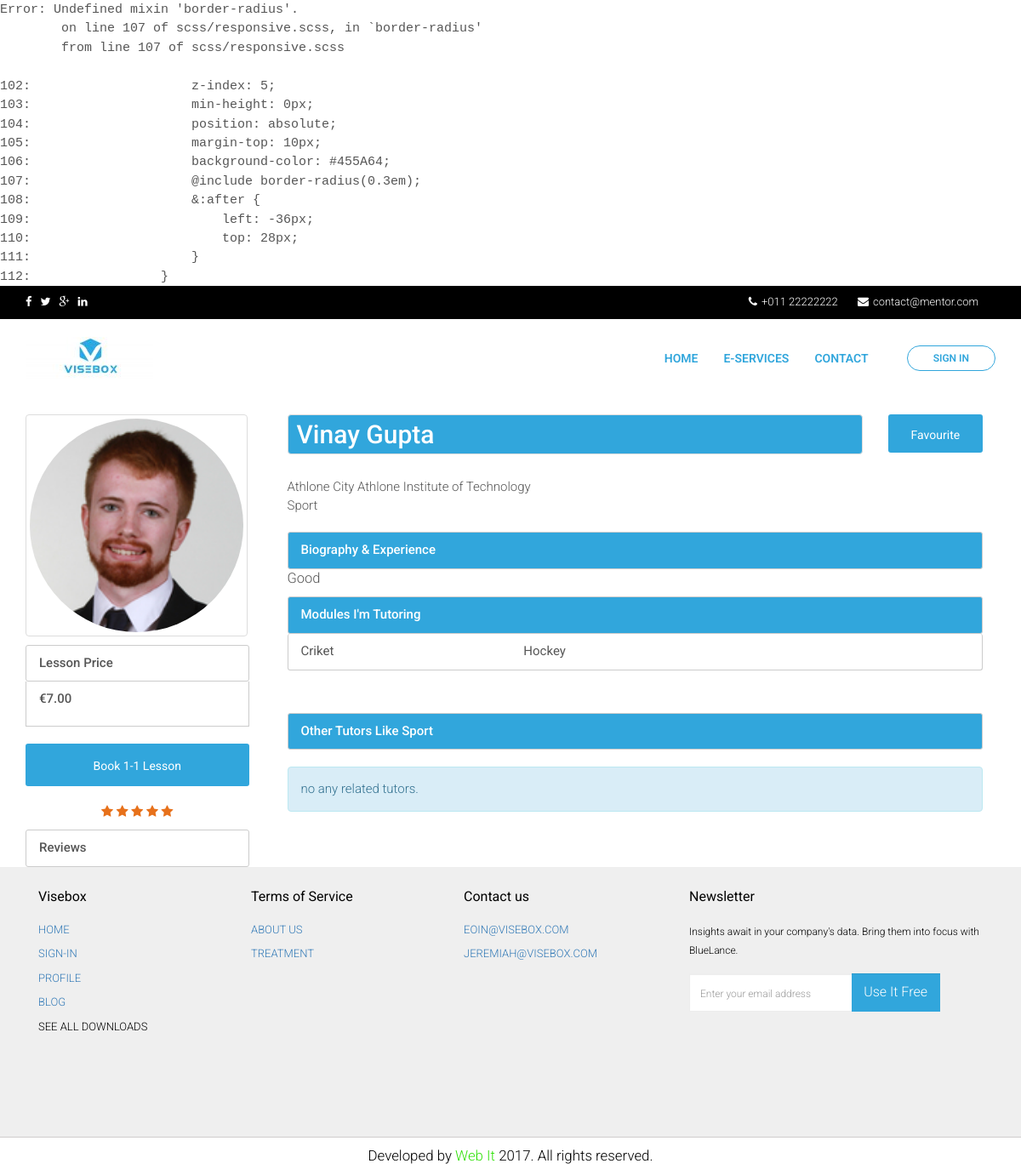
The app's page /module/test-vinay-gupta, older data.
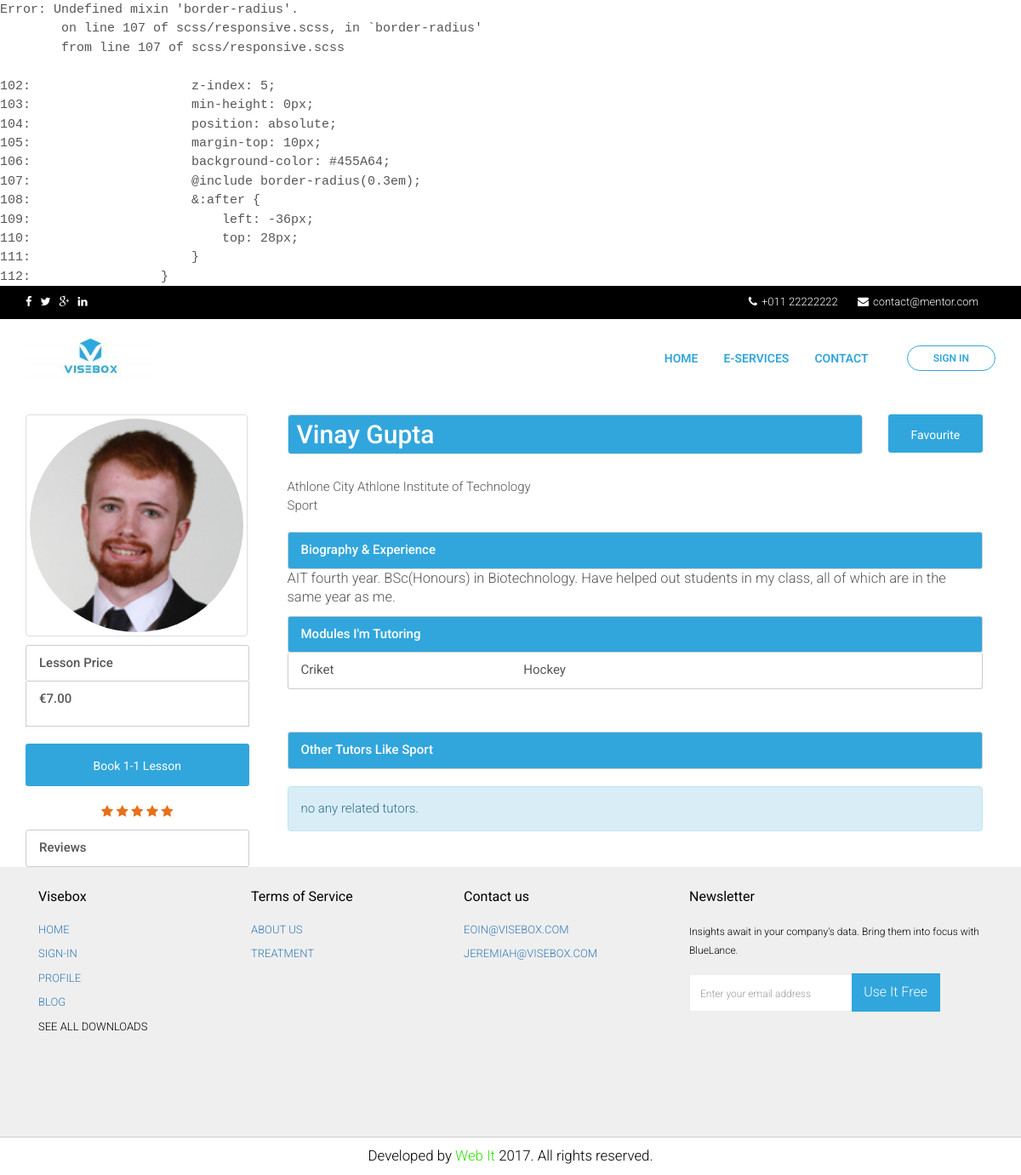
The same page, newer data.
### tables this page shows
CREATE TABLE IF NOT EXISTS `tbl_mymentorship` (
  `id` bigint(20) NOT NULL,
  `mentor_id` bigint(20) NOT NULL,
  `title` varchar(500) NOT NULL,
  `slug` text NOT NULL,
  `price` bigint(20) NOT NULL,
  `category_id` bigint(20) NOT NULL,
  `description` text NOT NULL,
  `op_msg` text NOT NULL,
  `image` varchar(300) NOT NULL,
  `seen` int(11) NOT NULL DEFAULT '0',
  `status` int(11) NOT NULL,
  `created_on` datetime NOT NULL,
  `updated_on` datetime NOT NULL
);

CREATE TABLE IF NOT EXISTS `tbl_mentors` (
  `mentor_id` bigint(20) NOT NULL,
  `country_id` int(25) DEFAULT NULL,
  `city_id` int(25) DEFAULT NULL,
  `university_id` int(25) DEFAULT NULL,
  `course_id` int(25) DEFAULT NULL,
  `category_id` bigint(20) DEFAULT NULL,
  `fullname` varchar(300) NOT NULL,
  `first_name` varchar(255) NOT NULL,
  `last_name` varchar(255) NOT NULL,
  `email` varchar(255) NOT NULL,
  `phone_no` varchar(255) NOT NULL,
  `password` varchar(255) DEFAULT NULL,
  `bio` text NOT NULL,
  `description` text NOT NULL,
  `image` varchar(300) NOT NULL,
  `status` int(2) NOT NULL DEFAULT '1',
  `ip_address` varchar(300) NOT NULL,
  `last_login` varchar(300) NOT NULL,
  `created_on` timestamp NOT NULL DEFAULT CURRENT_TIMESTAMP ON UPDATE CURRENT_TIMESTAMP,
  `updated_on` timestamp NOT NULL DEFAULT '0000-00-00 00:00:00'
);

CREATE TABLE IF NOT EXISTS `tbl_city` (
  `id` bigint(20) NOT NULL,
  `country_id` int(25) DEFAULT NULL,
  `city_name` varchar(255) NOT NULL,
  `slug` varchar(255) NOT NULL,
  `status` int(2) NOT NULL DEFAULT '1',
  `created_on` timestamp NOT NULL DEFAULT CURRENT_TIMESTAMP ON UPDATE CURRENT_TIMESTAMP,
  `updated_on` timestamp NOT NULL DEFAULT '0000-00-00 00:00:00'
);

CREATE TABLE IF NOT EXISTS `tbl_university` (
  `id` bigint(20) NOT NULL,
  `country_id` int(25) DEFAULT NULL,
  `city_id` int(25) DEFAULT NULL,
  `university_name` varchar(255) NOT NULL,
  `slug` varchar(255) NOT NULL,
  `status` int(2) NOT NULL DEFAULT '1',
  `created_on` timestamp NOT NULL DEFAULT CURRENT_TIMESTAMP ON UPDATE CURRENT_TIMESTAMP,
  `updated_on` timestamp NOT NULL DEFAULT '0000-00-00 00:00:00'
);

CREATE TABLE IF NOT EXISTS `tbl_category` (
  `category_id` bigint(20) NOT NULL,
  `name` varchar(255) DEFAULT NULL,
  `slug` varchar(255) NOT NULL,
  `description` varchar(255) DEFAULT NULL,
  `meta_keyword` varchar(255) NOT NULL,
  `meta_description` varchar(255) NOT NULL,
  `image` varchar(255) DEFAULT NULL,
  `status` int(10) NOT NULL DEFAULT '1',
  `created_on` date NOT NULL
);

CREATE TABLE IF NOT EXISTS `tbl_module` (
  `id` bigint(20) NOT NULL,
  `category_id` bigint(20) NOT NULL,
  `module_name` varchar(500) NOT NULL,
  `status` int(2) NOT NULL DEFAULT '1',
  `created_on` timestamp NOT NULL DEFAULT CURRENT_TIMESTAMP ON UPDATE CURRENT_TIMESTAMP,
  `updated_on` timestamp NOT NULL DEFAULT '0000-00-00 00:00:00'
);

CREATE TABLE IF NOT EXISTS `tbl_pages` (
  `id` bigint(20) NOT NULL,
  `page_title` varchar(255) NOT NULL,
  `slug` varchar(255) NOT NULL,
  `short_content` text,
  `content` text NOT NULL,
  `meta_keyword` varchar(255) DEFAULT NULL,
  `meta_description` varchar(255) DEFAULT NULL,
  `parent` bigint(20) DEFAULT '1',
  `status` tinyint(1) NOT NULL DEFAULT '1' COMMENT '1=active, 0=deactive',
  `created_on` datetime NOT NULL,
  `updated_on` datetime NOT NULL,
  `image` text NOT NULL
);

### application/third_party/HMVC/Loader.php (called while the page is built, shortened)
<?php
class HMVC_Loader extends CI_Loader {
    protected $_ci_modules = array();
    public function view($view, $vars = array(), $return = FALSE) {
        if (list($module, $class) = $this->detect_module($view)) {
            if (in_array($module, $this->_ci_modules)) {
                return parent::view($class, $vars, $return);
            }
            $this->add_module($module);
            $void = parent::view($class, $vars, $return);
            $this->remove_module();
            return $void;
        } else {
            return parent::view($view, $vars, $return);
        }
    }
    public function add_module($module, $view_cascade = TRUE) {
        if ($path = $this->find_module($module)) {
            array_unshift($this->_ci_modules, $module);
        }
    }
    public function remove_module($module = '', $remove_config = TRUE) {
        if ($module == '') {
            array_shift($this->_ci_modules);
        } else if (($key = array_search($module, $this->_ci_modules)) !== FALSE) {
            if ($path = $this->find_module($module)) {
                unset($this->_ci_modules[$key]);
                parent::remove_package_path($path, $remove_config);
            }
        }
    }
    private function detect_module($class) {
        $class = str_replace('.php', '', trim($class, '/'));
        if (($first_slash = strpos($class, '/')) !== FALSE) {
            $module = substr($class, 0, $first_slash);
            $class = substr($class, $first_slash + 1);
            if ($this->find_module($module)) {
                return array($module, $class);
            }
        }
        return FALSE;
    }
    private function find_module($module) {
        $config = & $this->_ci_get_component('config');
        foreach ($config->item('modules_locations') as $location) {
            $path = $location . rtrim($module, '/') . '/';
            if (is_dir($path)) {
                return $path;
            }
        }
        return FALSE;
    }
}

### application/modules/home/controllers/Home.php (called while the page is built, shortened)
<?php
class Home extends CI_Controller{
	public function __construct(){
		$this->load->model('home_model');
		$this->load->model('contact/contact_model');
		$this->load->model('product/product_model');
		$this->load->model('course/course_model');
	}
    public function module($slug){
    	$mymentorshipId=get_mymentorshipIdBySlug($slug);
    	$data['mentor']=$this->home_model->get_mentor_profile($mymentorshipId->id);
    	$data['title']="Tutor Profile";
    	$data['view']='mentor_profile';
		$this->load->view('frontend/layout',$data);
    }
}

### index.php (called while the page is built, shortened)
<?php
require_once BASEPATH.'core/CodeIgniter.php';

### application/modules/home/models/Home_model.php (called while the page is built, shortened)
<?php
class Home_model extends CI_Model{
    public function get_mentor_profile($mymentorship_id){
    	$this->db->select('tbl_mentors.*,tbl_mymentorship.title,tbl_mymentorship.slug,tbl_mymentorship.price,tbl_mymentorship.image as mymeberimage,tbl_mymentorship.category_id as mymember_category_id,tbl_mymentorship.id as mymeberid');
        $this->db->from('tbl_mymentorship');
        $this->db->join('tbl_mentors','tbl_mentors.mentor_id=tbl_mymentorship.mentor_id');
        $this->db->where('tbl_mymentorship.status', '1');
		$this->db->where('tbl_mymentorship.id',$mymentorship_id);
        $query = $this->db->get();
        return $query->row();
    }
}

### application/helpers/default_helper.php (called while the page is built, shortened)
<?php
  function get_cms(){
	$ci = &get_instance();
	$ci->db->select('*');
	$ci->db->from('tbl_pages');
	$ci->db->where('status', '1');
	return $ci->db->get()->result();
}
function get_city_name($city_id){
	$ci = &get_instance();
	$ci->db->select('*');
	$ci->db->from('tbl_city');
	$ci->db->where('id',$city_id);
	$row=$ci->db->get()->row();
	return $row->city_name;
}
function get_university_name($university_id){
	$ci = &get_instance();
	$ci->db->select('*');
	$ci->db->from('tbl_university');
	$ci->db->where('id',$university_id);
	$row=$ci->db->get()->row();
	return $row->university_name;
}
function get_cat_name($category_id){
	$ci = &get_instance();
	$ci->db->select('*');
	$ci->db->from('tbl_category');
	$ci->db->where('category_id',$category_id);
	$row=$ci->db->get()->row();
	return $row->name;
}
function get_modules_profile($mentorship_id) {
	$ci = &get_instance();
	$ci->db->select('tbl_module.*');
	$ci->db->join('tbl_module','tbl_module.id=tbl_mentor_module.module_id');
	$ci->db->where('tbl_mentor_module.mentorship_id',$mentorship_id);
	$ci->db->from('tbl_mentor_module');
	return $ci->db->get()->result();
}

### application/modules/home/views/mentor_profile.php (the view, shortened to what the rows shown need)
    <div class="container">
      <div class="row">
        <div class="col-md-3">
          <div class="profile-left">
            <div class="profile-image">
              <img class="img-circle" style="width: 251px;" src="<?php if(!empty($mentor->image)) { echo base_url('assets/upload/mentor/'.$mentor->image); } else{ echo base_url('assets/upload/mymentorship/'.$mentor->mymeberimage); } ?>">
            </div>
            <div class="price-sec">
              <div class="price-description">
                <ul>
                  <li>€<?php echo number_format($mentor->price,2);?></li>
                </ul>
              </div>
            </div>
          </div>
        </div>
        <div class="col-md-9">
          <div class="profile-right">
            <div class="col-md-10">
              <div class="profile-user-name">
                <h2><?php echo $mentor->fullname;?></h2>
              </div>
            </div>
          </div>
          <div class="col-md-12">
            <p>
              <ul>
                <li><?php echo get_city_name($mentor->city_id);?> City  <?php echo get_university_name($mentor->university_id);?></li>
                <li><?php echo get_cat_name($mentor->mymember_category_id);?></li>
              </ul>
            </p>
          </div>
          <div class="col-md-12">
            <div class="biography-details">
            <p><?php echo $mentor->bio;?></p>
            </div>
          </div>
          <div class="col-md-12">
            <div class="price-heading biography module module-data">
              <?php $modulesalls= get_modules_profile($mentor->mymeberid);?>
              <?php foreach ($modulesalls as $modulesall) : ?>
              <div class="col-md-4 p-0"><?php echo $modulesall->module_name;?></div>
            <?php endforeach;?>
            </div>
          </div>
          <div class="col-md-12">
            <div class="price-heading biography other-tutor">Other Tutors Like <?php echo get_cat_name($mentor->mymember_category_id);?></div>
          <?php  $category_module=get_category_module($mentor->mymember_category_id,$mentor->mentor_id);?>
           <?php if(!empty($category_module)) { ?>
           <?php foreach ($category_module as $mentor) : ?>
             <div class="col-md-4 m-50">
            <div class="profile-sec">
              <div class="profile-cover"></div>
              <div class="profile-picture">
                <img class="img-circle" src="<?php if(!empty($mentor->image)) { echo base_url('assets/upload/mentor/'.$mentor->image); } else{ echo base_url('assets/upload/mymentorship/'.$mentor->mymeberimage); } ?>">
              </div>
              <div class="title-name">
                <h4>
                  <?php echo $mentor->fullname;?>
                    <a data-tooltip="This tutor typically responds in under 30 minutes">
                      <i class="fa fa-bolt avg-response-time-bolt" aria-hidden="true"></i>
                    </a>
                </h4>
                <p> <?php echo get_city_name($mentor->city_id);?> City  <?php echo get_university_name($mentor->university_id);?></p>
                <p><?php echo get_modules_count($mentor->mymeberid);?> modules including <?php echo get_cat_name($mentor->mymember_category_id);?></p>
                <div class="rating">
                  <i class="fa fa-star" aria-hidden="true"></i>
                  <i class="fa fa-star" aria-hidden="true"></i>
                  <i class="fa fa-star" aria-hidden="true"></i>
                  <i class="fa fa-star" aria-hidden="true"></i>
                  <i class="fa fa-star" aria-hidden="true"></i>
                </div>
                <p><i class="fa fa-check-square" style="color:#31A6DC;" aria-hidden="true"></i>
Verified by Visebox</p>
                <ul class="panel-menu">
                  <li class="panel-menu-item">
                    <span class="text-inherit1">
                    Modules
                    <h5 class="m-y-0"><?php echo get_modules_count($mentor->mymeberid);?></h5>
                    </span>
                  </li>
                  <li class="panel-menu-item">
                    <span class="text-inherit1">
                    Price
                    <h5 class="m-y-0 nobr"><?php echo '€'.number_format($mentor->price,2);?></h5>
                    </span>
                  </li>
                </ul>
                <div class="profile-btm">
                    <span class="view"><a href="<?php echo base_url('module/'.$mentor->slug);?>" target="_blank">view profile</a></span>
                    <span class="view"><a href="#">message</a></span>
                  </div>
              </div>
            </div>
          </div>
          <?php endforeach;?>
<?php } else { ?>
         <div class="alert alert-info m-top" role="alert">no any related tutors.
          </div>
          <?php } ?>
        </div>
        </div>
      </div>
        </div>

### application/views/frontend/footer.php (shortened to what the rows shown need)
<section id="footer-menu" class="sections footer-menu">
            <div class="container">
                <div class="row">
                    <div class="footer-menu-wrapper">
                        <div class="col-md-8 col-sm-12 col-xs-12">
                            <div class="col-md-4 col-sm-6 col-xs-12">
                                <div class="menu-item">
                                    <ul>
                                        <?php $pages=get_cms();
                                        foreach ($pages as $page) : ?>
                                        <li><a href="<?php echo base_url($page->slug);?>"><?php echo $page->page_title;?></a></li>
                                        <?php endforeach;?>
                                    </ul>
                                </div>
                            </div>
                        </div>
                    </div>
                </div>
            </div>
        </section>

Row changes from the older to the newer data that the page shows:
changed tbl_mymentorship "Vinay Gupta": mentor.bio "Good" → "AIT fourth year. BSc(Honours) in Biotechnology. Have helped out students in my class, all of which are in the same year as me."
